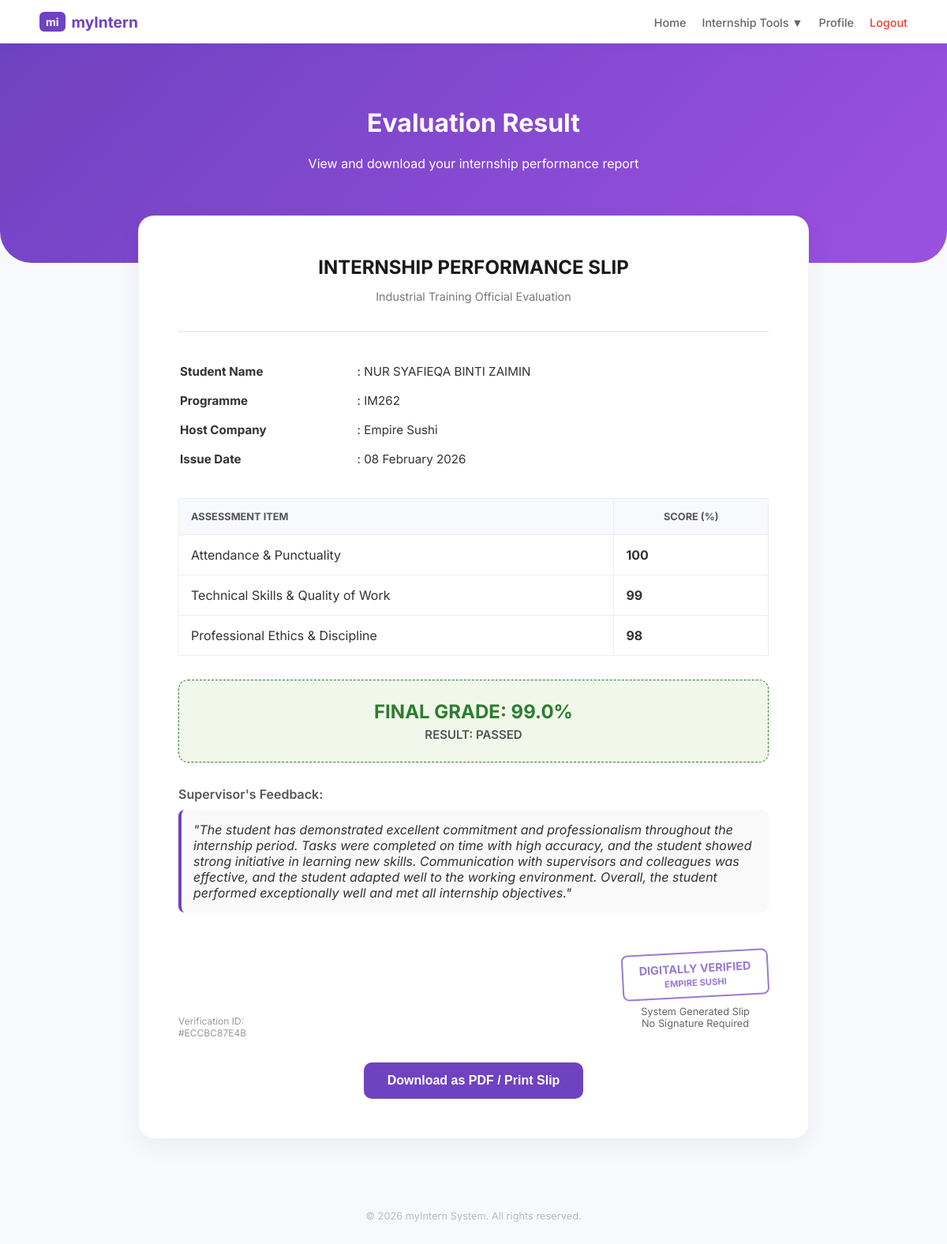
The app's page /view_evaluation.php (signed in) with its own data.
### tables this page shows
CREATE TABLE `evaluations` (
  `evaluation_id` int(11) NOT NULL,
  `evaluator_type` enum('company','lecturer') NOT NULL DEFAULT 'company',
  `student_id` int(11) NOT NULL,
  `company_id` int(11) NOT NULL,
  `marks` int(11) DEFAULT NULL CHECK (`marks` between 0 and 100),
  `comments` text DEFAULT NULL,
  `evaluated_at` datetime DEFAULT current_timestamp(),
  `attendance_score` int(11) DEFAULT 0,
  `skill_score` int(11) DEFAULT 0,
  `discipline_score` int(11) DEFAULT 0,
  `final_score` decimal(5,2) DEFAULT 0.00,
  `feedback` text DEFAULT NULL,
  `submitted_at` timestamp NOT NULL DEFAULT current_timestamp()
);

CREATE TABLE `students` (
  `student_id` int(11) NOT NULL,
  `user_id` int(11) NOT NULL,
  `student_name` varchar(100) NOT NULL,
  `student_number` varchar(20) NOT NULL,
  `programme` varchar(100) DEFAULT NULL,
  `company_name` varchar(255) DEFAULT NULL,
  `university` varchar(255) DEFAULT NULL,
  `cgpa` decimal(3,2) DEFAULT NULL,
  `profile_pic` varchar(255) DEFAULT 'default.png',
  `faculty` varchar(100) DEFAULT NULL,
  `phone` varchar(20) DEFAULT NULL,
  `internship_status` enum('applied','approved','completed') DEFAULT 'applied',
  `status` varchar(20) DEFAULT 'Applied'
);

CREATE TABLE `companies` (
  `company_id` int(11) NOT NULL,
  `user_id` int(11) NOT NULL,
  `company_name` varchar(150) NOT NULL,
  `company_address` text DEFAULT NULL,
  `company_email` varchar(100) DEFAULT NULL,
  `company_phone` varchar(20) DEFAULT NULL,
  `industry_type` varchar(100) DEFAULT NULL
);

### view_evaluation.php (the view, shortened to what this page needs)
<?php
include 'db_connect.php';
$user_id = $_SESSION['user_id'];
$studentQuery = $conn->prepare("SELECT student_id FROM students WHERE user_id = ?");
$studentQuery->bind_param("i", $user_id);
$studentQuery->execute();
$studentResult = $studentQuery->get_result()->fetch_assoc();
$student_id = $studentResult['student_id'];
$sql = "SELECT evaluations.*, students.student_name, students.programme, companies.company_name
        FROM evaluations
        JOIN students ON evaluations.student_id = students.student_id
        JOIN companies ON evaluations.company_id = companies.company_id
        WHERE evaluations.student_id = ?
        ORDER BY evaluations.submitted_at DESC LIMIT 1";
$stmt = $conn->prepare($sql);
$stmt->bind_param("i", $student_id);
$stmt->execute();
$result = $stmt->get_result();
$data = ($result->num_rows > 0) ? $result->fetch_assoc() : null;
?>
<!DOCTYPE html>
<html lang="en">
<head>
    <link rel="stylesheet" href="css/view_evaluation.css">
</head>
<body>
    <nav class="navbar">
        <div class="nav-container">
            <a href="applicant.php" class="nav-brand"><div>mi</div> myIntern</a>
            <ul class="nav-menu">
                <li><a href="applicant.php">Home</a></li>
                <li class="dropdown">
                    <a href="#">Internship Tools ▼</a>
                </li>
                <li><a href="profile.php">Profile</a></li>
                <li><a href="logout.php" style="color:#ea4335;">Logout</a></li>
            </ul>
        </div>
    </nav>
    <div class="dashboard-header no-print">
        <div class="container">
            <h1>Evaluation Result</h1>
            <p>View and download your internship performance report</p>
        </div>
    </div>
    <div class="container result-container">
        <div class="section-card">
            <?php if ($data): ?>
                <div class="slip-header">
                    <h2 style="margin:0; color: #1a1a1a;">INTERNSHIP PERFORMANCE SLIP</h2>
                    <p style="color:#777; font-size: 0.9rem;">Industrial Training Official Evaluation</p>
                </div>
                <table class="info-table">
                    <tr>
                        <td width="30%"><strong>Student Name</strong></td>
                        <td>: <?php echo strtoupper($data['student_name']); ?></td>
                    </tr>
                    <tr>
                        <td><strong>Programme</strong></td>
                        <td>: <?php echo $data['programme']; ?></td>
                    </tr>
                    <tr>
                        <td><strong>Host Company</strong></td>
                        <td>: <?php echo $data['company_name']; ?></td>
                    </tr>
                    <tr>
                        <td><strong>Issue Date</strong></td>
                        <td>: <?php echo date('d F Y', strtotime($data['submitted_at'])); ?></td>
                    </tr>
                </table>
                <table class="grade-table">
                    <thead>
                        <tr>
                            <th>Assessment Item</th>
                            <th style="text-align:center;">Score (%)</th>
                        </tr>
                    </thead>
                    <tbody>
                        <tr>
                            <td>Attendance & Punctuality</td>
                            <td align="center"><strong><?php echo $data['attendance_score']; ?></strong></td>
                        </tr>
                        <tr>
                            <td>Technical Skills & Quality of Work</td>
                            <td align="center"><strong><?php echo $data['skill_score']; ?></strong></td>
                        </tr>
                        <tr>
                            <td>Professional Ethics & Discipline</td>
                            <td align="center"><strong><?php echo $data['discipline_score']; ?></strong></td>
                        </tr>
                    </tbody>
                </table>
                <div class="final-score-box">
                    FINAL GRADE: <?php echo number_format($data['final_score'], 1); ?>%
                    <div style="font-size: 15px; margin-top: 5px; font-weight: 600; color: #555;">
                        RESULT: <?php echo ($data['final_score'] >= 50) ? 'PASSED' : 'FAILED'; ?>
                    </div>
                </div>
                <div style="margin-top: 30px;">
                    <p style="font-weight: 600; color: #555; margin-bottom: 10px;">Supervisor's Feedback:</p>
                    <div style="background: #f9f9f9; padding: 15px; border-radius: 8px; font-style: italic; border-left: 4px solid var(--primary);">
                        "<?php echo nl2br(htmlspecialchars($data['feedback'] ?? 'No feedback provided.')); ?>"
                    </div>
                </div>
                <div class="signature-area" style="margin-top: 50px; display: flex; justify-content: space-between; align-items: flex-end;">
                    <div style="font-size: 0.75rem; color: #999;">
                        Verification ID:<br>
                        #<?php echo strtoupper(substr(md5($data['evaluation_id']), 0, 10)); ?>
                    </div>
                    <div style="text-align: center;">
                        <div class="digital-stamp">
                            Digitally Verified<br>
                            <span style="font-size: 0.7rem;"><?php echo $data['company_name']; ?></span>
                        </div>
                        <p style="font-size: 0.8rem; margin-top: 10px; color: #666;">
                            System Generated Slip<br>No Signature Required
                        </p>
                    </div>
                </div>
                <div style="text-align: center;" class="no-print">
                    <button onclick="window.print()" class="btn-print">Download as PDF / Print Slip</button>
                </div>
            <?php endif; ?>
        </div>
    </div>
    <footer class="no-print" style="text-align: center; padding: 40px 0; color: #bbb; font-size: 0.8rem;">
        &copy; 2026 myIntern System. All rights reserved.
    </footer>
</body>
</html>

### css/view_evaluation.css (style rules this page uses)
:root { --primary: #6f42c1; --primary-gradient: linear-gradient(135deg, #6f42c1, #9b51e0); --bg: #f8f9fc; --text-muted: #666; }
body { font-family: 'Inter', sans-serif; background: var(--bg); margin: 0; color: #333; }
.container { max-width: 1200px; margin: auto; padding: 0 20px; }
.navbar { background: white; padding: 15px 0; box-shadow: 0 2px 10px rgba(0,0,0,0.05); position: sticky; top: 0; z-index: 1000; }
.nav-container { max-width: 1100px; margin: auto; display: flex; justify-content: space-between; align-items: center; padding: 0 20px; }
.nav-brand { font-weight: 700; color: var(--primary); font-size: 1.2rem; display: flex; align-items: center; gap: 8px; text-decoration: none; }
.nav-brand div { background: var(--primary); color: white; padding: 4px 8px; border-radius: 6px; font-size: 14px; }
.nav-menu { display: flex; gap: 20px; list-style: none; align-items: center; margin: 0; padding: 0; }
.nav-menu a { text-decoration: none; color: #666; font-weight: 500; font-size: 0.9rem; transition: 0.3s; }
.dropdown { position: relative; }
.dashboard-header { background: var(--primary-gradient); color: white; padding: 60px 0 100px 0; text-align: center; border-radius: 0 0 40px 40px; }
.result-container { max-width: 850px; margin: auto; padding-bottom: 50px; }
.section-card { background: white; border-radius: 20px; padding: 50px; box-shadow: 0 10px 30px rgba(0,0,0,0.05); margin-top: -60px; position: relative; z-index: 5; border: 1px solid rgba(0,0,0,0.05); }
.slip-header { text-align: center; border-bottom: 2px solid #eee; padding-bottom: 20px; margin-bottom: 30px; }
.info-table { width: 100%; margin-bottom: 30px; }
.info-table td { padding: 8px 0; font-size: 0.95rem; }
.grade-table { width: 100%; border-collapse: collapse; margin-top: 20px; }
.grade-table th, .grade-table td { border: 1px solid #eee; padding: 15px; text-align: left; }
.grade-table th { background: #f8f9fc; color: #555; text-transform: uppercase; font-size: 0.8rem; }
.final-score-box { font-size: 24px; font-weight: 700; color: #2e7d32; text-align: center; margin-top: 30px; padding: 25px; background: #f1f8e9; border-radius: 12px; border: 1px dashed #2e7d32; }
.digital-stamp { border: 2px solid var(--primary); color: var(--primary); padding: 10px 20px; border-radius: 8px; text-align: center; font-weight: bold; text-transform: uppercase; transform: rotate(-3deg); opacity: 0.7; font-size: 0.9rem; }
.btn-print { background: var(--primary); color: white; border: none; padding: 14px 30px; border-radius: 10px; cursor: pointer; font-weight: bold; font-size: 1rem; margin-top: 30px; display: inline-block; text-decoration: none; transition: 0.3s; }

### records on screen
evaluations: student.student_name "NUR SYAFIEQA BINTI ZAIMIN", student.programme "IM262", company.company_name "Empire Sushi", submitted_at "08 February 2026", attendance_score "100", skill_score "99", discipline_score "98", final_score "99.0", feedback "The student has demonstrated excellent commitment and professionalism throughout the internship period. Tasks were completed on time with high accuracy, and the student showed strong initiative in learning new skills. Communication with supervisors and colleagues was effective, and the student adapted well to the working environment. Overall, the student performed exceptionally well and met all internship objectives.", evaluation_id "ECCBC87E4B", company.company_name "EMPIRE SUSHI"
